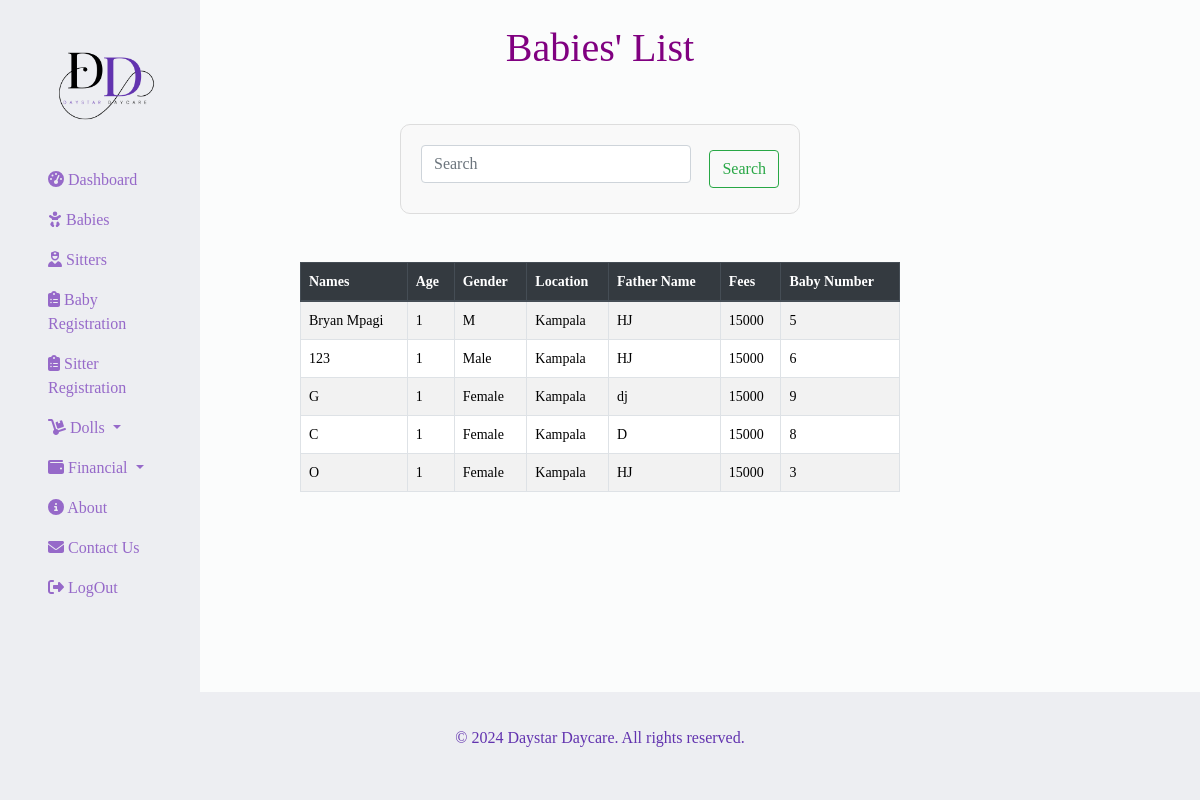
Screenshot of /babies/ with the database file from the repository.
### daystarApp/models.py (models this page shows, shortened)
class Baby(models.Model):
    name = models.CharField(max_length=100)
    age = models.IntegerField(null=True, blank=True, default=0)
    gender = models.CharField(max_length=10, null=True, blank=True)
    location = models.CharField(max_length=50, null=True, blank=True)
    father_name = models.CharField(max_length=200, null=True, blank=True)
    mother_name = models.CharField(max_length=200, null=True, blank=True)
    brought_by = models.CharField(max_length=200, null=True, blank=True)
    time_of_arrival = models.DateField(null=True, blank=True)
    period_of_stay = models.CharField(max_length=8, choices=(("Full Day","Full Day"), ("Half Day","Half Day")))
    fees = models.IntegerField(null=True, blank=True)
    baby_number = models.IntegerField(null=True)
    class Meta:
        verbose_name_plural = "Babies"

### daystarApp/views.py (the view)
# urls.py: path('babies/', views.baby, name='baby'),
def baby(request):
    babies = Baby.objects.all()
    return render(request, 'daystarApp/babies.html', {'babies': babies})

### daystarApp/templates/daystarApp/babies.html (shortened to what this page needs)
{% extends 'base.html' %}
{% block content %}
  <center>
    <br>
    <h1 style="color: purple;">
        Babies' List
      </h1>
      <br>
      <div class="search-container">
        <form class="form-inline my-2 my-lg-0" method="get" action="{% url 'baby' %}">
           <input class="form-control mr-sm-2" type="text" placeholder="Search" value="{{ query }}" name="query">
            <button class="btn btn-outline-success my-2 my-sm-0" type="submit">Search</button>
        </form>
    </div>
      <br> <br>
      <div class="table-container">
    <table class="table mytable table-striped table-hover">
        <thead class="thead-dark">
            <tr>
                <th scope="col">Names</th>
                <th scope="col">Age</th>
                <th scope="col">Gender</th>
                <th scope="col">Location</th>
                <th scope="col">Father Name</th>
                <th scope="col">Fees</th>
                <th scope="col">Baby Number</th>
            </tr>
        </thead>
        <tbody>
            {% for baby in babies %}
            <tr onclick="window.location='{% url 'result_baby_details' baby.id %}';" style="cursor: pointer;">
                <td><a style="text-decoration: none; color:
                    rgb(0, 0, 0) !important;" href="{% url 'result_baby_details' baby.id %}">{{ baby.name }}</a></td>
                <td>{{ baby.age }}</td>
                <td>{{ baby.gender }}</td>
                <td>{{ baby.location }}</td>
                <td>{{ baby.father_name }}</td>
                <td>{{ baby.fees }}</td>
                <td>{{ baby.baby_number }}</td>
            </tr>
            {% endfor %}
        </tbody>
    </table>
</div>
  </center>
{% endblock %}

### daystarApp/static/css/navbar.css (style rules this page uses)
* { list-style-type: none; margin: 0; padding: 0; }
body { background-color: #edeef22b !important; color: white !important; font-family: Netflix Sans !important; }

### daystarApp/templates/daystarApp/babies.html (style rules this page uses)
.search-container { max-width: 400px; width: 100%; padding: 20px; border: 1px solid #ddd; border-radius: 10px; background-color: #f9f9f9; margin-top: 20px; }
.form-inline { display: flex; align-items: center; }
.form-inline .form-control { flex: 1; max-width: 300px; margin-bottom: 10px; }
.form-inline .btn { max-width: 150px; margin-left: 10px; }
.table-container { margin: 0 auto; max-width: 600px; }
.mytable { width: 100%; border-collapse: collapse; }
.mytable th, .mytable td { padding: 8px; text-align: left; font-size: 14px; }
.mytable th { background-color: #343a40; color: #ffffff; }
.mytable tbody tr { background-color: #f8f9fa; }
.mytable tbody tr:nth-child(even) { background-color: #e9ecef; }
.mytable th, .mytable td { border: 1px solid #dee2e6; }

### rows the page displays
Baby: name "Bryan Mpagi", age "1", gender "M", location "Kampala", father_name "HJ", fees "15000", baby_number "5"
Baby: name "123", age "1", gender "Male", location "Kampala", father_name "HJ", fees "15000", baby_number "6"
Baby: name "G", age "1", gender "Female", location "Kampala", father_name "dj", fees "15000", baby_number "9"
Baby: name "C", age "1", gender "Female", location "Kampala", father_name "D", fees "15000", baby_number "8"
Baby: name "O", age "1", gender "Female", location "Kampala", father_name "HJ", fees "15000", baby_number "3"
